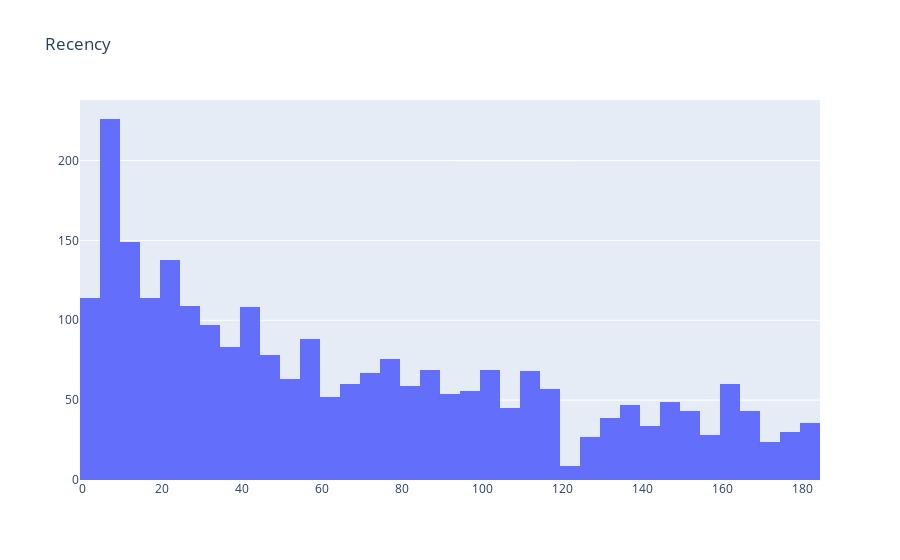

The notebook cell this image was saved under:
### Code cell
plot_data = [
    go.Histogram(
        x=tx_user['Recency']
    )
]

plot_layout = go.Layout(
        title='Recency'
    )
fig = go.Figure(data=plot_data, layout=plot_layout)
pyoff.iplot(fig)

### Figure 1 — Plotly figure (JSON) as saved in the notebook; plotly's stock layout.template omitted (floating-point values rounded to 4 significant figures; data arrays with more than 128 entries replaced by an {"elided": "..."} marker saying what was removed)
{"data": [{"type": "histogram", "x": {"elided": "2568 int values"}}], "layout": {"title": {"text": "Recency"}}}
